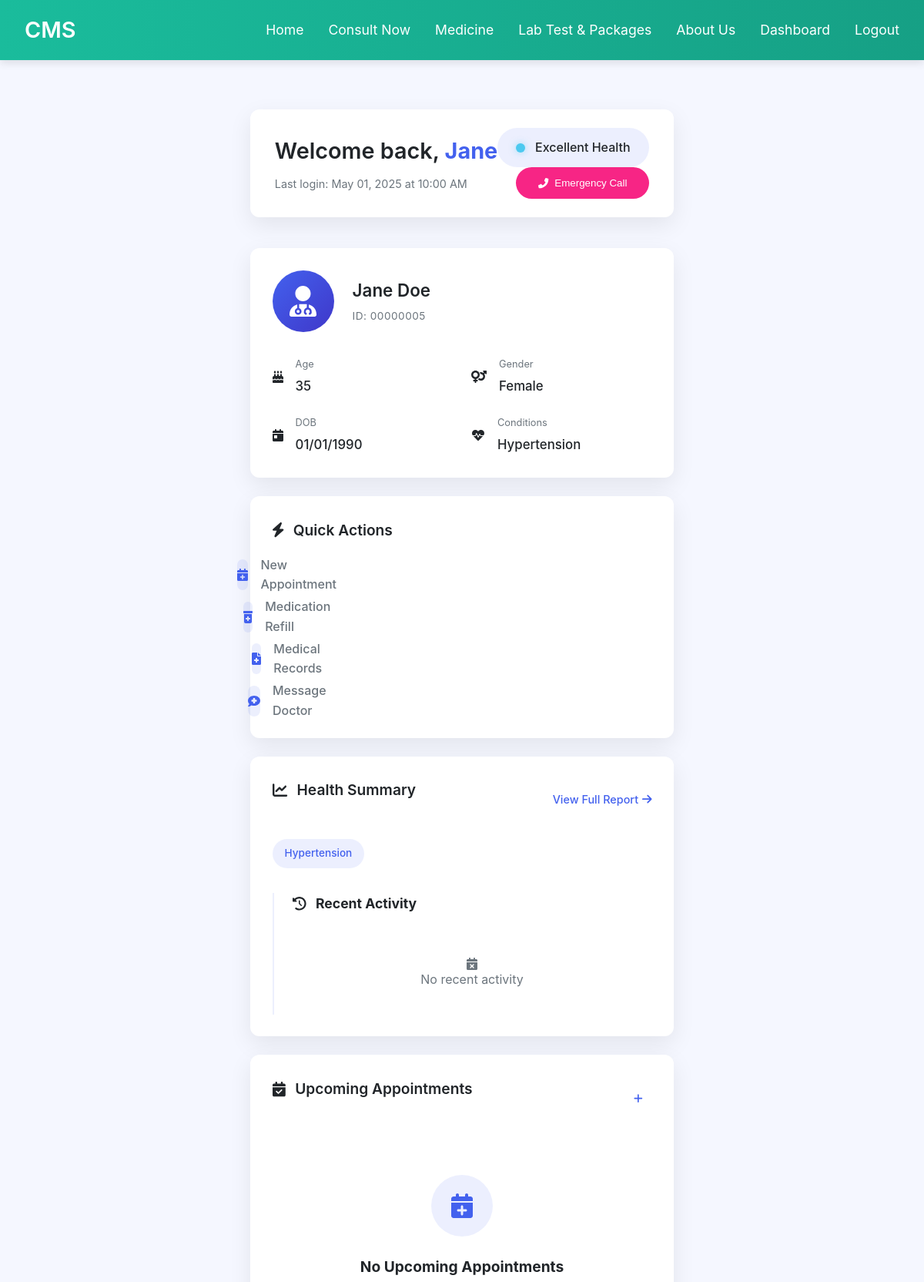
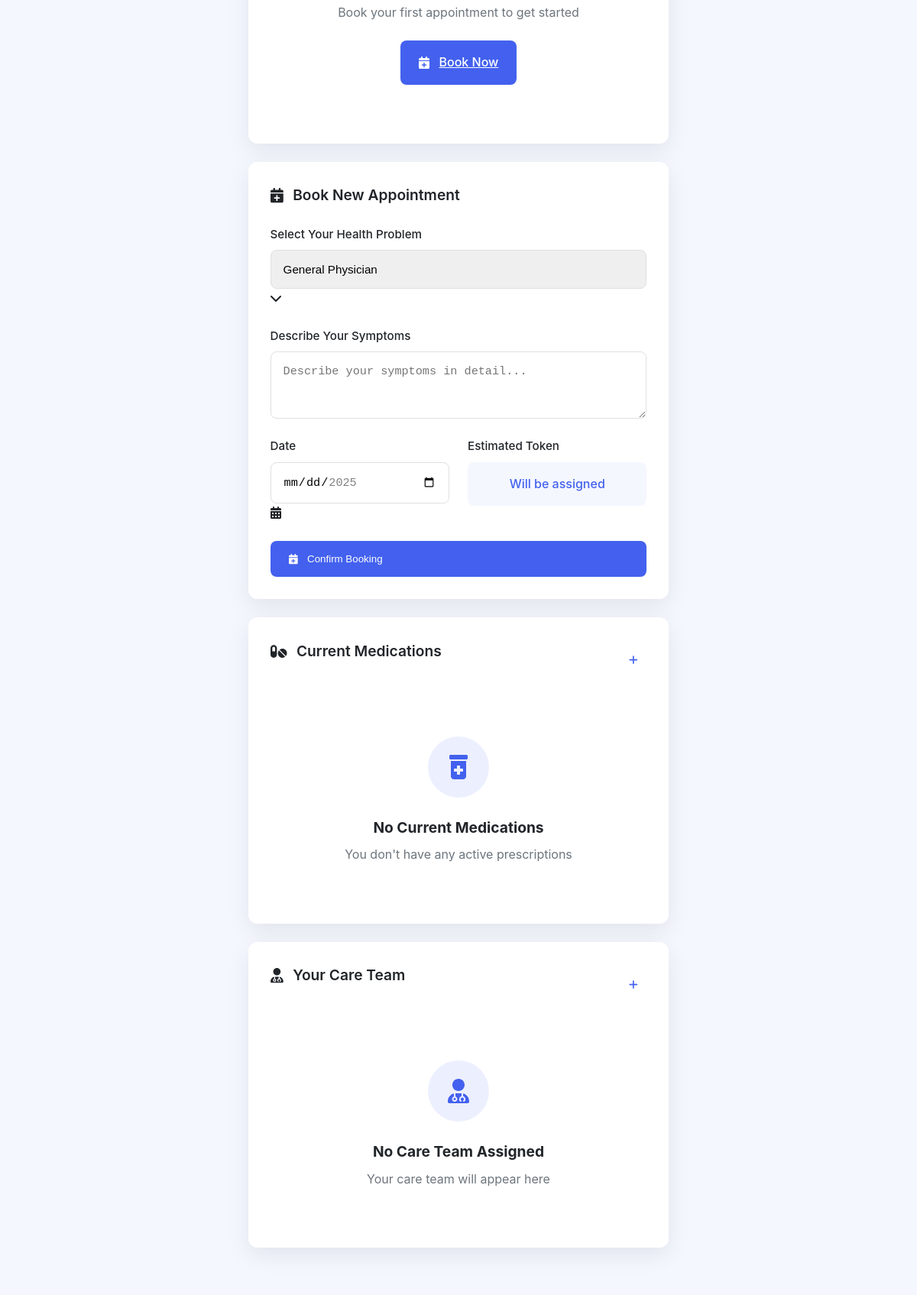
Screenshot of /patient_dashboard (signed in, upper part) with the database file from the repository (2 pictures, top to bottom).
### app.py (models this page shows, shortened)
class User(db.Model, UserMixin):
    id = db.Column(db.Integer, primary_key=True)
    username = db.Column(db.String(80), unique=True, nullable=False)
    email = db.Column(db.String(120), unique=True, nullable=False)
    password = db.Column(db.String(120), nullable=False)
    full_name = db.Column(db.String(120), nullable=False)
    dob = db.Column(db.DateTime)
    gender = db.Column(db.String(20))
    health_conditions = db.Column(db.String(200))
    is_admin = db.Column(db.Boolean, default=False)
    is_doctor = db.Column(db.Boolean, default=False)
    is_patient = db.Column(db.Boolean, default=True)
    specialty = db.Column(db.String(100))
    availability_status = db.Column(db.String(50), default='Available')
    appointments = db.relationship('Appointment', backref='user', lazy=True, foreign_keys='Appointment.user_id')
    doctor_appointments = db.relationship('Appointment', backref='doctor', lazy=True, foreign_keys='Appointment.doctor_id')

### app.py (the view, shortened to what this page needs)
@app.route('/patient_dashboard', methods=['GET', 'POST'])
@login_required
def patient_dashboard():
    if not current_user.is_patient:
        flash('Access denied. Patients only.', 'error')
        return redirect(url_for('home'))
    today = date.today()
    tomorrow = today + timedelta(days=1)
    one_month_later = today + relativedelta(months=1)
    current_datetime = datetime.now(timezone.utc)
    form = AppointmentForm(min_date=tomorrow, max_date=one_month_later)
    form.date.render_kw = {
        "min": tomorrow.strftime('%Y-%m-%d'),
        "max": one_month_later.strftime('%Y-%m-%d'),
        "placeholder": f"Select between {tomorrow.strftime('%Y-%m-%d')} to {one_month_later.strftime('%Y-%m-%d')}"
    }
    appointments = Appointment.query.filter(
        Appointment.user_id == current_user.id,
        Appointment.date >= current_datetime
    ).order_by(Appointment.date.asc()).all()
    appointments_data = []
    age = None
    if current_user.dob:
        age = (current_datetime - current_user.dob.replace(tzinfo=timezone.utc)).days // 365
    return render_template(
        'patient_dashboard.html',
        form=form,
        user=current_user,
        appointments_data=appointments_data,
        current_date=current_datetime,
        age=age,
        today=today
    )

### templates/patient_dashboard.html (shortened to what this page needs)
{% extends "base.html" %}
{% block content %}
<div class="patient-dashboard">
    <header class="dashboard-header animate__animated animate__fadeInDown">
        <div class="header-left">
            <h1 class="greeting">Welcome back, <span class="patient-name">{{ user.full_name.split()[0] }}</span></h1>
            <p class="last-login">Last login: {{ current_date.strftime('%b %d, %Y at %I:%M %p') }}</p>
        </div>
        <div class="header-right">
            <div class="health-status pulse">
                <div class="status-indicator excellent"></div>
                <span>Excellent Health</span>
            </div>
            <button class="emergency-btn hover-grow">
                <i class="fas fa-phone-alt"></i> Emergency Call
            </button>
        </div>
    </header>
    <div class="dashboard-grid">
        <div class="profile-card card slide-in-left">
            <div class="profile-header">
                <div class="avatar pulse">
                    <i class="fas fa-user-md"></i>
                </div>
                <div class="profile-info">
                    <h2>{{ user.full_name }}</h2>
                    <p class="patient-id">ID: {{ "%08d"|format(user.id) }}</p>
                </div>
            </div>
            <div class="profile-details">
                <div class="detail-grid">
                    <div class="detail-item">
                        <i class="fas fa-birthday-cake"></i>
                        <div>
                            <label>Age</label>
                            <p>{{ age if age is not none else '--' }}</p>
                        </div>
                    </div>
                    <div class="detail-item">
                        <i class="fas fa-venus-mars"></i>
                        <div>
                            <label>Gender</label>
                            <p>{{ user.gender if user.gender else '--' }}</p>
                        </div>
                    </div>
                    <div class="detail-item">
                        <i class="fas fa-calendar-day"></i>
                        <div>
                            <label>DOB</label>
                            <p>{{ user.dob.strftime('%m/%d/%Y') if user.dob else '--' }}</p>
                        </div>
                    </div>
                    <div class="detail-item">
                        <i class="fas fa-heartbeat"></i>
                        <div>
                            <label>Conditions</label>
                            <p>{{ user.health_conditions if user.health_conditions else 'None' }}</p>
                        </div>
                    </div>
                </div>
            </div>
        </div>
        <div class="quick-actions card slide-in-right">
            <h3 class="card-title"><i class="fas fa-bolt"></i> Quick Actions</h3>
            <div class="actions-grid">
                <a href="#book-appointment" class="action-btn hover-grow">
                    <div class="action-icon">
                        <i class="fas fa-calendar-plus"></i>
                    </div>
                    <span>New Appointment</span>
                </a>
                <a href="#" class="action-btn hover-grow">
                    <div class="action-icon">
                        <i class="fas fa-prescription-bottle-alt"></i>
                    </div>
                    <span>Medication Refill</span>
                </a>
                <a href="#" class="action-btn hover-grow">
                    <div class="action-icon">
                        <i class="fas fa-file-medical"></i>
                    </div>
                    <span>Medical Records</span>
                </a>
                <a href="#" class="action-btn hover-grow">
                    <div class="action-icon">
                        <i class="fas fa-comment-medical"></i>
                    </div>
                    <span>Message Doctor</span>
                </a>
            </div>
        </div>
        <div class="health-summary card slide-in-left">
            <div class="card-header">
                <h3 class="card-title"><i class="fas fa-chart-line"></i> Health Summary</h3>
                <a href="#" class="view-all hover-grow">View Full Report <i class="fas fa-arrow-right"></i></a>
            </div>
            <div class="health-metrics">
                {% if user.health_conditions %}
                    {% for condition in user.health_conditions.split(',') %}
                    <div class="metric-tag hover-grow">{{ condition.strip() }}</div>
                    {% endfor %}
                {% else %}
                    <div class="no-conditions">
                        <i class="fas fa-smile"></i>
                        <p>No health conditions reported</p>
                    </div>
                {% endif %}
            </div>
            <div class="health-timeline">
                <h4><i class="fas fa-history"></i> Recent Activity</h4>
                <div class="timeline">
                    {% if appointments_data[:3] %}
                        {% for appt in appointments_data[:3] %}
                        <div class="timeline-item hover-grow">
                            <div class="timeline-marker"></div>
                            <div class="timeline-content">
                                <p class="timeline-date">{{ appt.appointment.date.strftime('%b %d') }}</p>
                                <p class="timeline-text">{{ appt.appointment.health_problem }}</p>
                                <p class="timeline-status">Completed</p>
                            </div>
                        </div>
                        {% endfor %}
                    {% else %}
                        <div class="no-activity">
                            <i class="fas fa-calendar-times"></i>
                            <p>No recent activity</p>
                        </div>
                    {% endif %}
                </div>
            </div>
        </div>
        <div class="appointments card slide-in-right">
            <div class="card-header">
                <h3 class="card-title"><i class="fas fa-calendar-check"></i> Upcoming Appointments</h3>
                <button class="add-btn hover-grow">
                    <i class="fas fa-plus"></i>
                </button>
            </div>
            <div class="appointments-list">
                {% if appointments_data %}
                    {% for appt in appointments_data %}
                    <div class="appointment-item hover-grow">
                        <div class="appointment-badge">
                            <span class="token-number">#{{ appt.appointment.token_number }}</span>
                        </div>
                        <div class="appointment-details">
                            <h4>{{ appt.appointment.health_problem }}</h4>
                            <div class="meta-info">
                                <span class="doctor"><i class="fas fa-user-md"></i> Dr. {{ appt.doctor_name }}</span>
                                <span class="time"><i class="far fa-clock"></i> {{ appt.appointment.date.strftime('%a, %b %d at %I:%M %p') }}</span>
                            </div>
                        </div>
                        <div class="appointment-actions">
                            <button class="action-btn hover-grow" title="Start Video Call">
                                <i class="fas fa-video"></i>
                            </button>
                            <button class="action-btn hover-grow" title="More Options">
                                <i class="fas fa-ellipsis-v"></i>
                            </button>
                        </div>
                    </div>
                    {% endfor %}
                {% else %}
                    <div class="no-appointments">
                        <div class="illustration">
                            <i class="fas fa-calendar-plus"></i>
                        </div>
                        <h4>No Upcoming Appointments</h4>
                        <p>Book your first appointment to get started</p>
                        <a href="#book-appointment" class="btn btn-primary hover-grow">
                            <i class="fas fa-calendar-plus"></i> Book Now
                        </a>
                    </div>
                {% endif %}
            </div>
        </div>
        <div id="book-appointment" class="book-appointment card slide-in-left">
            <h3 class="card-title"><i class="fas fa-calendar-plus"></i> Book New Appointment</h3>
            <form method="POST" action="{{ url_for('patient_dashboard') }}" class="appointment-form">
                <div class="form-group">
                    <label>{{ form.health_problem.label }}</label>
                    <div class="select-wrapper">
                        {{ form.health_problem(class="form-control") }}
                        <i class="fas fa-chevron-down"></i>
                    </div>
                </div>
                <div class="form-group">
                    <label>{{ form.symptoms.label }}</label>
                    {{ form.symptoms(class="form-control", rows=3, placeholder="Describe your symptoms in detail...") }}
                </div>
                <div class="form-row">
                    <div class="form-group">
                        <label>{{ form.date.label }}</label>
                        <div class="date-input-wrapper">
                            {{ form.date(class="form-control") }}
                            <i class="fas fa-calendar-alt"></i>
                        </div>
                    </div>
                    <div class="form-group">
                        <label>Estimated Token</label>
                        <div class="token-preview">
                            <span class="token-value">Will be assigned</span>
                        </div>
                    </div>
                </div>
                <button type="submit" class="btn btn-primary hover-grow">
                    <i class="fas fa-calendar-plus"></i> Confirm Booking
                </button>
            </form>
        </div>
        <div class="medications card slide-in-right">
            <div class="card-header">
                <h3 class="card-title"><i class="fas fa-pills"></i> Current Medications</h3>
                <button class="add-btn hover-grow">
                    <i class="fas fa-plus"></i>
                </button>
            </div>
            <div class="medications-list">
                {% if prescriptions %}
                    {% for prescription in prescriptions %}
                    <div class="medication-item hover-grow">
                        <div class="medication-icon">
                            <i class="fas fa-capsules"></i>
                        </div>
                        <div class="medication-details">
                            <h4>{{ prescription.name }}</h4>
                            <p class="dosage">{{ prescription.dosage }}</p>
                            <p class="prescribed">Prescribed: {{ prescription.date_issued.strftime('%b %d, %Y') }}</p>
                        </div>
                        <button class="btn btn-refill hover-grow">
                            <i class="fas fa-sync-alt"></i> Refill
                        </button>
                    </div>
                    {% endfor %}
                {% else %}
                    <div class="no-medications">
                        <div class="illustration">
                            <i class="fas fa-prescription-bottle-alt"></i>
                        </div>
                        <h4>No Current Medications</h4>
                        <p>You don't have any active prescriptions</p>
                    </div>
                {% endif %}
            </div>
        </div>
        <div class="care-team card slide-in-left">
            <div class="card-header">
                <h3 class="card-title"><i class="fas fa-user-md"></i> Your Care Team</h3>
                <button class="add-btn hover-grow">
                    <i class="fas fa-plus"></i>
                </button>
            </div>
            <div class="team-members">
                {% if healthcare_team %}
                    {% for member in healthcare_team %}
                    <div class="team-member hover-grow">
                        <div class="member-avatar">
                            <i class="fas fa-user-md"></i>
                        </div>
                        <div class="member-details">
                            <h4>Dr. {{ member.full_name }}</h4>
                            <p class="specialty">{{ member.specialty }}</p>
                            <p class="contact">
                                <i class="fas fa-phone-alt"></i> {{ member.phone if member.phone else 'Contact unavailable' }}
                            </p>
                        </div>
                        <button class="btn btn-message hover-grow">
                            <i class="fas fa-comment-medical"></i>
                        </button>
                    </div>
                    {% endfor %}
                {% else %}
                    <div class="no-team">
                        <div class="illustration">
                            <i class="fas fa-user-md"></i>
                        </div>
                        <h4>No Care Team Assigned</h4>
                        <p>Your care team will appear here</p>
                    </div>
                {% endif %}
            </div>
        </div>
    </div>
</div>
<link rel="stylesheet" href="https://cdnjs.cloudflare.com/ajax/libs/animate.css/4.1.1/animate.min.css">
{% endblock %}

### rows the page displays
User: full_name "Jane", full_name "Jane Doe", id "00000005", gender "Female", dob "01/01/1990", health_conditions "Hypertension", strip "Hypertension"

### other values shown
{{ age if age is not none else '--' }} "35"
